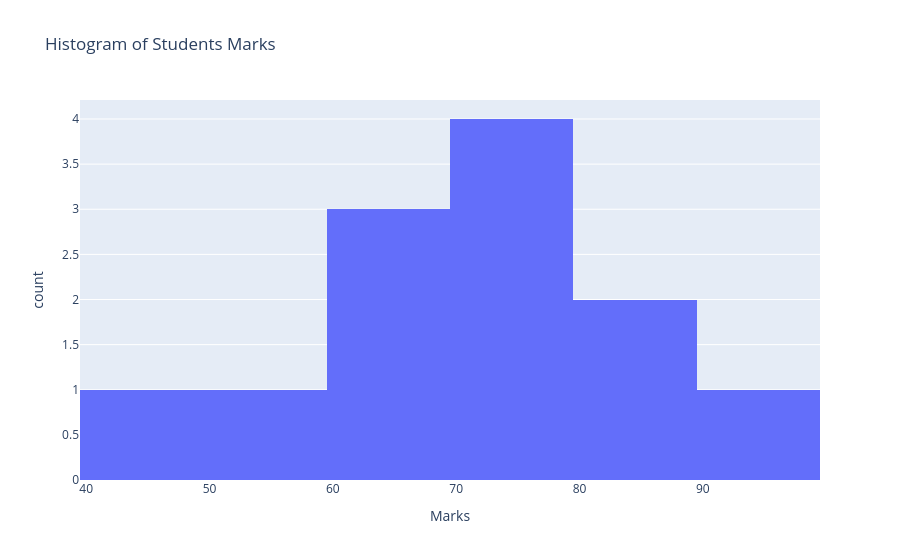

Notebook source saved alongside this figure:
### Markdown cell above
3. Histogram

### Code cell
import plotly.express as px

# Given marks
marks = [45, 55, 60, 70, 75, 80, 85, 90, 65, 68, 72, 78]

# Create histogram
fig = px.histogram(
    x=marks,
    nbins=5,  # number of bins
    title="Histogram of Students Marks",
    labels={"x": "Marks", "y": "Number of Students"}
)

# Display the histogram inline in VS Code notebook
fig.show()

### Figure 1 — Plotly figure (JSON) as saved in the notebook; plotly's stock layout.template omitted (floating-point values rounded to 4 significant figures)
{"data": [{"bingroup": "x", "hovertemplate": "Marks=%{x}<br>count=%{y}<extra></extra>", "legendgroup": "", "marker": {"color": "#636efa", "pattern": {"shape": ""}}, "name": "", "nbinsx": 5, "orientation": "v", "showlegend": false, "type": "histogram", "x": [45, 55, 60, 70, 75, 80, 85, 90, 65, 68, 72, 78], "xaxis": "x", "yaxis": "y"}], "layout": {"barmode": "relative", "legend": {"tracegroupgap": 0}, "title": {"text": "Histogram of Students Marks"}, "xaxis": {"anchor": "y", "domain": [0, 1], "title": {"text": "Marks"}}, "yaxis": {"anchor": "x", "domain": [0, 1], "title": {"text": "count"}}}}
